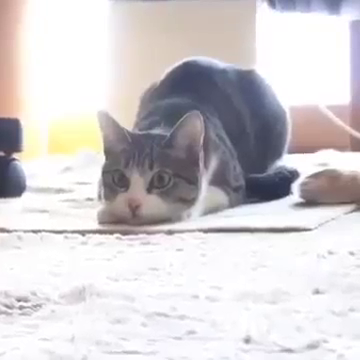
#> input picture frame 18 of lab2/my.mp4, 360 x 360 px
$ jupyter execute Untitled.ipynb
#> lines starting #> are read from the running program, lines starting #| are printed output that depends on the picture
[cell 1]
import cv2, time
import numpy as np

capture = cv2.VideoCapture("my.mp4")
separator = "nextcap"

f = open("myEncVideo", "wb")
start_time = time.time()
ret, frame1 = capture.read()
#> frame1 is the input picture: shape (360, 360, 3); mean B, G, R 209.8, 207.5, 211.5

f.write(frame1.tobytes())
f.write(separator.encode())
prvs = cv2.cvtColor(frame1, cv2.COLOR_BGR2GRAY)
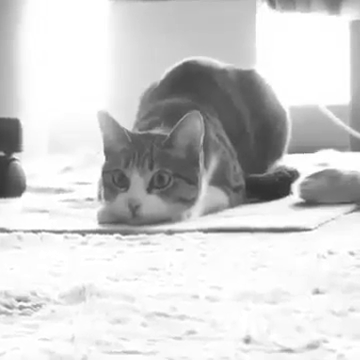
#> prvs: shape (360, 360); min 49, max 255, mean 209

hsv = np.zeros_like(frame1)
hsv[..., 1] = 255

k = 0;
while (1):
    k += 1
    ret, frame2 = capture.read()
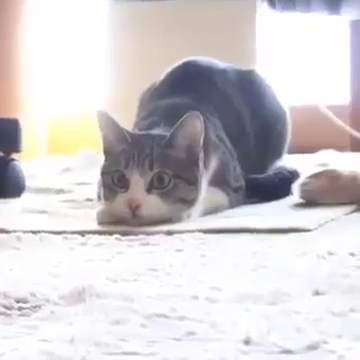
#> input picture frame 19 of lab2/my.mp4, 360 x 360 px
#> frame2 is the input picture: shape (360, 360, 3); mean B, G, R 209.7, 207.4, 211.5
    next = cv2.cvtColor(frame2, cv2.COLOR_BGR2GRAY)

    flow = cv2.calcOpticalFlowFarneback(prvs, next, None, 0.5, 3, 15, 3, 5, 1.2, 0)
    f.write(flow.tobytes())
    f.write(separator.encode())
    if k == 100 or not ret:
        break
    prvs = next

capture.release()
f.close()
print("encoded done for {} seconds\n".format(time.time()-start_time))

f = open("myEncVideo","rb")
encodedInfo = f.read()
f.close()
list = encodedInfo.split(separator.encode())

frame1 = np.frombuffer(list[0],dtype=np.dtype('uint8')).reshape((360, 360, 3))

hsv = np.zeros_like(frame1)
hsv[..., 1] = 255

for item in list[1:-1]:
    flow = np.frombuffer(item,dtype=np.float32).reshape((360, 360, 2))
    mag, ang = cv2.cartToPolar(flow[..., 0], flow[..., 1])
    hsv[..., 0] = ang * 180 / np.pi / 2
    hsv[..., 2] = cv2.normalize(mag, None, 0, 255, cv2.NORM_MINMAX)
    rgb = cv2.cvtColor(hsv, cv2.COLOR_HSV2BGR)

    cv2.imshow('Decoded Video', rgb)
    while(1):
        k = cv2.waitKey(30) & 0xff
        if k == 13:
            break

cv2.destroyAllWindows()

$ run again, starting later in the video
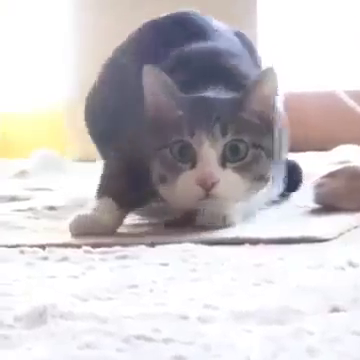
#> input picture frame 84 of lab2/my.mp4, 360 x 360 px
#> frame1 is the input picture: shape (360, 360, 3); mean B, G, R 201.4, 198.9, 203.3
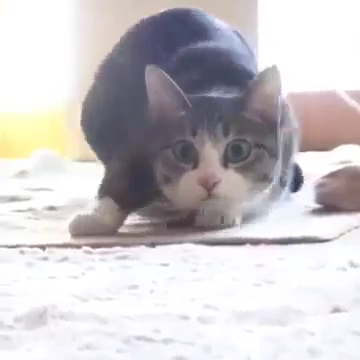
#> input picture frame 85 of lab2/my.mp4, 360 x 360 px
#> frame2 is the input picture: shape (360, 360, 3); mean B, G, R 200.3, 197.5, 201.7
#> `next = cv2.cvtColor(frame2, cv2.COLOR_BGR2GRAY)`:
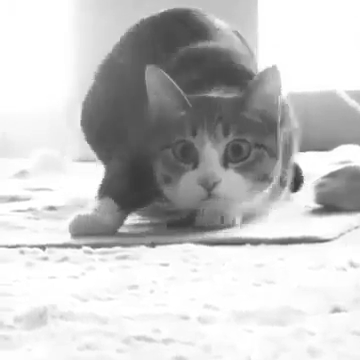
#> next: shape (360, 360); min 57, max 255, mean 199

$ run again, starting later in the video
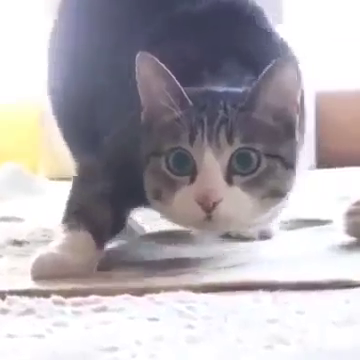
#> input picture frame 149 of lab2/my.mp4, 360 x 360 px
#> frame1 is the input picture: shape (360, 360, 3); mean B, G, R 178.4, 172.8, 177.8
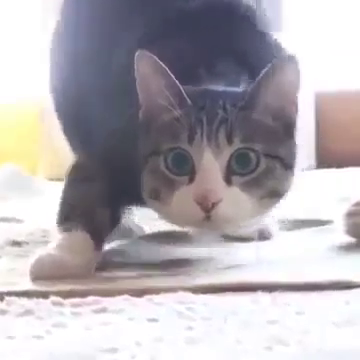
#> input picture frame 150 of lab2/my.mp4, 360 x 360 px
#> frame2 is the input picture: shape (360, 360, 3); mean B, G, R 179.4, 174.1, 179
#> `next = cv2.cvtColor(frame2, cv2.COLOR_BGR2GRAY)`:
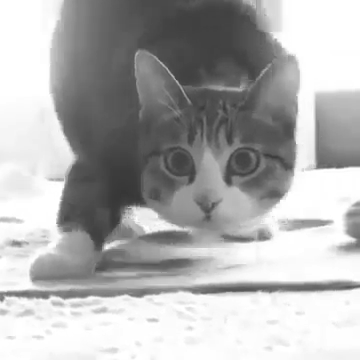
#> next: shape (360, 360); min 54, max 255, mean 176.1
